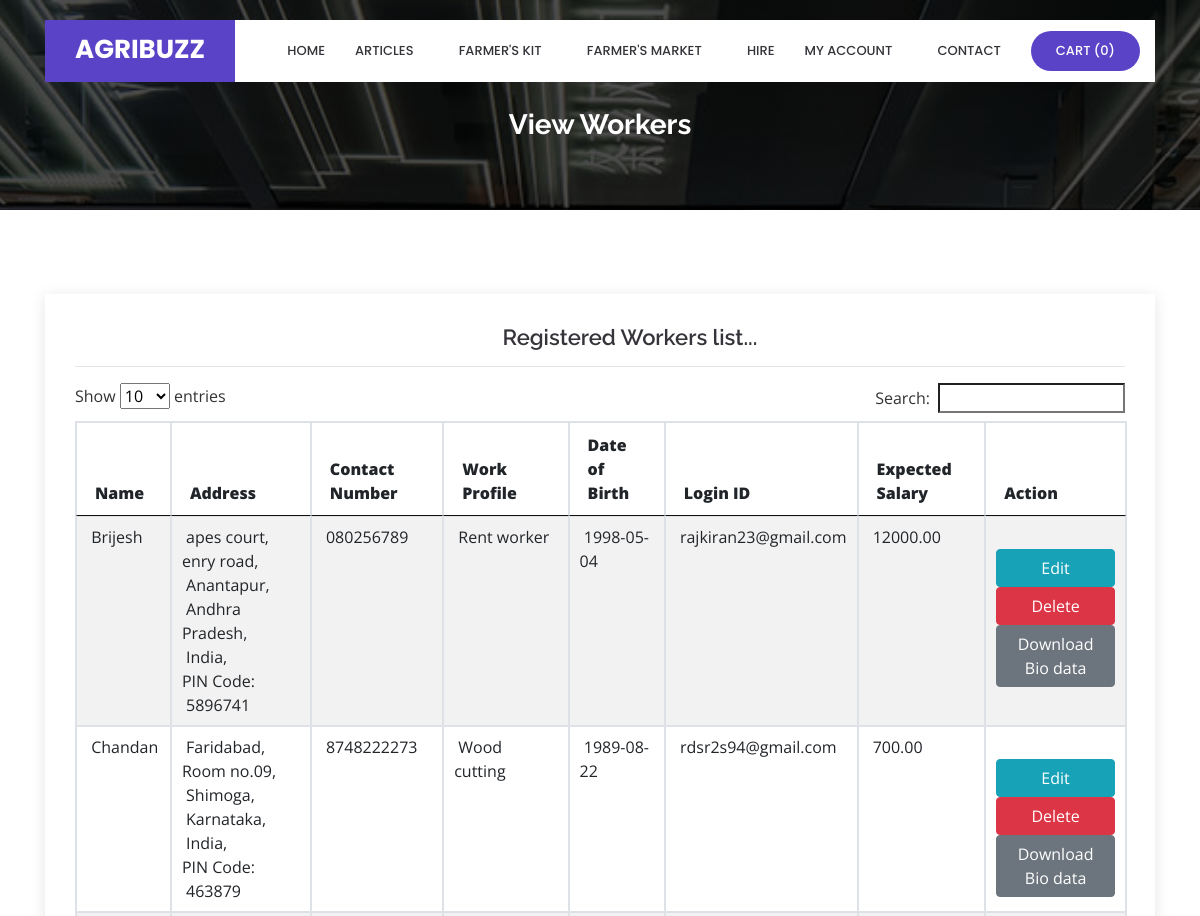
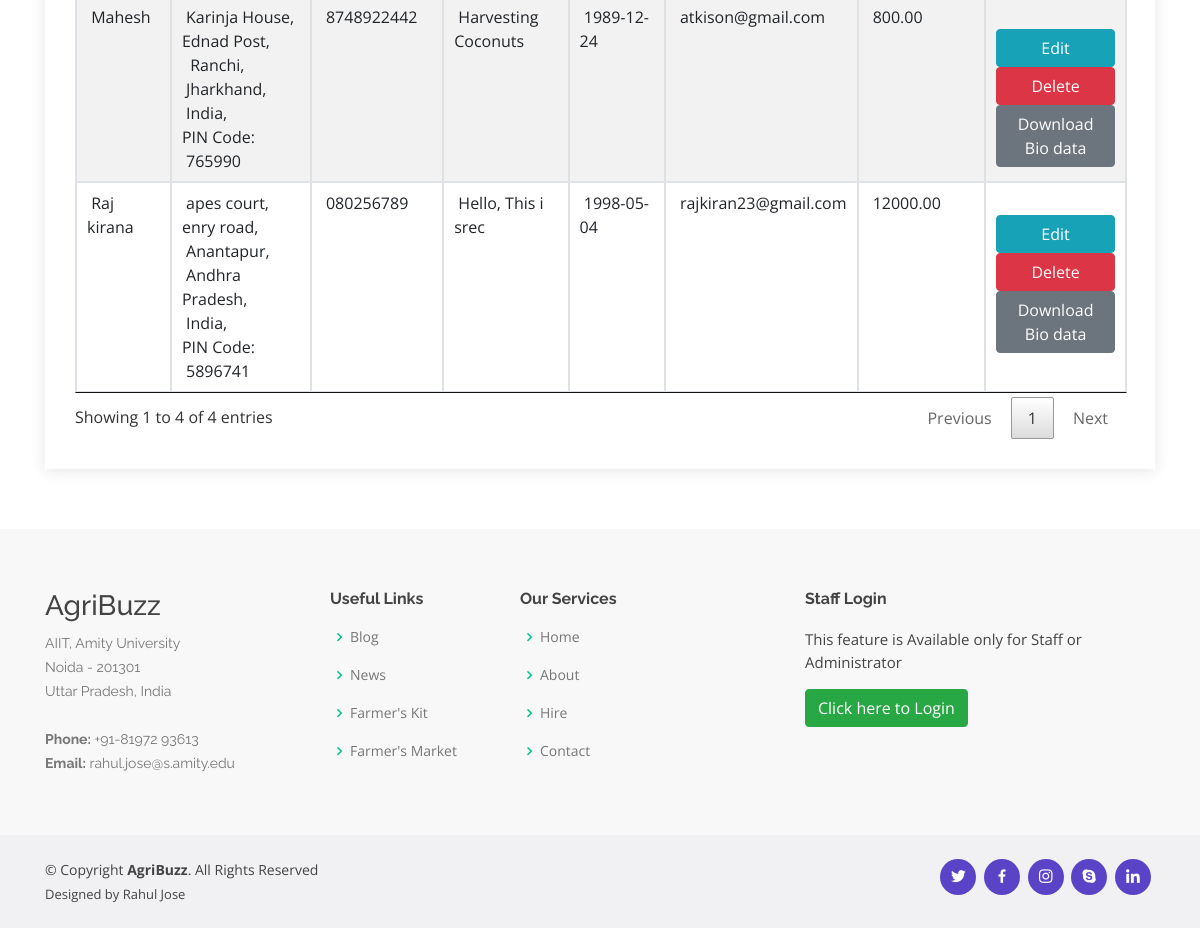
The app's page /viewworker.php with its own data (2 pictures, top to bottom).
### tables this page shows
CREATE TABLE `worker` (
  `worker_id` int(10) NOT NULL,
  `name` varchar(50) NOT NULL,
  `address` text NOT NULL,
  `state_id` int(10) NOT NULL,
  `city_id` int(10) NOT NULL,
  `country_id` int(10) NOT NULL,
  `pincode` varchar(10) NOT NULL,
  `work_profile` text NOT NULL,
  `biodata` varchar(100) NOT NULL,
  `contactno` varchar(15) NOT NULL,
  `date_of_birth` date NOT NULL,
  `login_id` varchar(100) NOT NULL,
  `password` varchar(100) NOT NULL,
  `expected_salary` float(10,2) NOT NULL,
  `status` varchar(10) NOT NULL
);

CREATE TABLE `city` (
  `city_id` int(10) NOT NULL,
  `country_id` int(10) NOT NULL,
  `state_id` int(10) NOT NULL,
  `city` varchar(25) NOT NULL,
  `description` text NOT NULL,
  `status` varchar(10) NOT NULL
);

CREATE TABLE `state` (
  `state_id` int(10) NOT NULL,
  `country_id` int(10) NOT NULL,
  `state` varchar(25) NOT NULL,
  `description` text NOT NULL,
  `status` varchar(10) NOT NULL
);

CREATE TABLE `country` (
  `country_id` int(10) NOT NULL,
  `country` varchar(25) NOT NULL,
  `description` text NOT NULL,
  `status` varchar(10) NOT NULL
);

### viewworker.php (the view, shortened to what this page needs)
<?php
include("header.php");
?>
  <main id="main">
    <section id="cta" class="cta">
      <div class="container">
        <div class="text-center" data-aos="zoom-in">
		<br><br>
          <h3>View Workers</h3>
        </div>
      </div>
    </section>
    <section id="contact" class="contact">
      <div class="container">
        <div class="row">
          <div class="col-lg-12" data-aos="fade-up" data-aos-delay="100">
            <div class="info mt-4 ">
		<center><h4>Registered Workers list...</h4></center><hr>
<?php
							 $sql = "SELECT * FROM worker";
							  $qsql = mysqli_query($con,$sql);
							  if(mysqli_num_rows($qsql)  == 0)
									{
										echo "<center>There is no worker to display!!</center>";
									}
									else
									{
							?>
							<table ID="datatable" class="table table-striped table-bordered"  style="width:100%">
								<THEAD>
							  <tr>
						      <th><strong>Name</strong></th>
						      <th><strong>Address</strong></th>
                                 <th><strong>Contact Number</strong></th>
						      <th><strong>Work Profile</strong></th>
						      <th><strong>Date of Birth</strong></th>
						      <th><strong>Login ID</strong></th>
						      <th><strong>Expected Salary</strong></th>
                               <th><strong>Action</strong></th>
						      </tr>
								</THEAD>
								<TBODY>
<?php
							  while($rs = mysqli_fetch_array($qsql))
							  {
	  $sql1 = "SELECT * FROM country WHERE country_id='$rs[country_id]'";
								  $qsql1 = mysqli_query($con,$sql1);
								  $rs1 = mysqli_fetch_array($qsql1);
								  $sql2 = "SELECT * FROM state WHERE state_id='$rs[state_id]'";
								  $qsql2 = mysqli_query($con,$sql2);
								  $rs12 = mysqli_fetch_array($qsql2);
								  $sql3 = "SELECT * FROM city WHERE city_id='$rs[city_id]'";
								  $qsql3 = mysqli_query($con,$sql3);
								  $rs13 = mysqli_fetch_array($qsql3);
							  echo "
						    <tr>
						      <td>&nbsp;$rs[name]</td>
						      <td>&nbsp;$rs[address], <br>
						      &nbsp;$rs13[city],<br>
							  &nbsp;$rs12[state],<br>
							  &nbsp;$rs1[country],<br>
						      PIN Code: &nbsp;" . $rs['pincode'] . " </td>
							   <td>&nbsp;$rs[contactno]</td>
						      <td>&nbsp;$rs[work_profile]</td>
						      <td>&nbsp;$rs[date_of_birth]</td>
						      <td>&nbsp;$rs[login_id]</td>
						      <td>&nbsp;$rs[expected_salary]</td>
						      <td>&nbsp;
							  <a href='worker.php?editid=$rs[worker_id]' class='btn btn-info' style='width: 100%;'>Edit</a>
							  <a href='viewworker.php?deleteid=$rs[worker_id]' onclick='return delconfirm()' class='btn btn-danger' style='width: 100%;'>Delete</a><br>
<a href='imgworker/$rs[biodata]' class='btn btn-secondary' style='width: 100%;'>Download Bio data</a>
							  </td>
					        </tr>";
							  }
							  ?>
								</TBODY>
						  </table>
						<?php
						 }
						?>
            </div>
		  </div>
        </div>
      </div>
    </section>
  </main>
<?php
include("footer.php");
?>

### assets/css/style.css (style rules this page uses)
body { font-family: "Open Sans", sans-serif; color: #444444; }
a { color: #5b43c7; }
h1, h2, h3, h4, h5, h6 { font-family: "Raleway", sans-serif; }
section { padding: 60px 0; overflow: hidden; }
.cta { background: linear-gradient(rgba(2, 2, 2, 0.7), rgba(0, 0, 0, 0.7)), url("../img/cta-bg.jpg") fixed center center; background-size: cover; padding: 60px 0; }
.cta h3 { color: #fff; font-size: 28px; font-weight: 700; }
.contact .info { padding: 30px; width: 100%; background: #fff; box-shadow: 0px 2px 15px rgba(0, 0, 0, 0.1); }
.contact .info h4 { padding: 0 0 0 60px; font-size: 22px; font-weight: 600; margin-bottom: 5px; color: #36343a; }

### records on screen
worker: name "Mahesh", address "Karinja House, Ednad Post", city.city "Ranchi", state.state "Jharkhand", country.country "India", pincode "765990", contactno "8748922442", work_profile "Harvesting Coconuts", date_of_birth "1989-12-24", login "atkison@gmail.com", expected_salary "800.00", $rs[worker_id] 1 (drawn)
worker: name "Chandan", address "Faridabad, Room no.09", city.city "Shimoga", state.state "Karnataka", country.country "India", pincode "463879", contactno "8748222273", work_profile "Wood cutting", date_of_birth "1989-08-22", login "rdsr2s94@gmail.com", expected_salary "700.00"
worker: name "Raj kirana", address "apes court, enry road", city.city "Anantapur", state.state "Andhra Pradesh", country.country "India", pincode "5896741", contactno "080256789", work_profile "Hello, This i srec", date_of_birth "1998-05-04", login "rajkiran23@gmail.com", expected_salary "12000.00"
worker: name "Brijesh", address "apes court, enry road", city.city "Anantapur", state.state "Andhra Pradesh", country.country "India", pincode "5896741", contactno "080256789", work_profile "Rent worker", date_of_birth "1998-05-04", login "rajkiran23@gmail.com", expected_salary "12000.00"

### other values on screen
mysqli_num_rows($qsqlproduct_purchase_record) "0"
